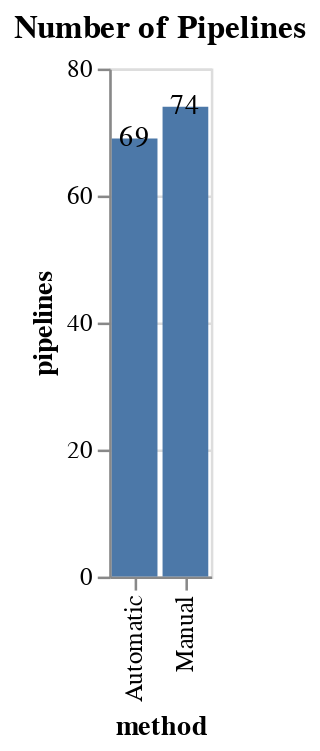

Notebook code for this chart:
### Code cell
bars = alt.Chart(pipelines_counter[pipelines_counter['dataset'] == dataset]).mark_bar().encode(x='method:N', y='pipelines:Q')
text = bars.mark_text(align='center', baseline='middle').encode(text='pipelines:Q')
(bars + text).properties(height=200, title='Number of Pipelines')

### Figure 1 — Vega-Lite specification as saved in the notebook (floating-point values rounded to 4 significant figures)
{"config": {"view": {"continuousWidth": 400, "continuousHeight": 300}}, "layer": [{"mark": "bar", "encoding": {"x": {"type": "nominal", "field": "method"}, "y": {"type": "quantitative", "field": "pipelines"}}}, {"mark": {"type": "text", "align": "center", "baseline": "middle"}, "encoding": {"text": {"type": "quantitative", "field": "pipelines"}, "x": {"type": "nominal", "field": "method"}, "y": {"type": "quantitative", "field": "pipelines"}}}], "data": {"name": "data-056774b145818148064e195fc01a90a7"}, "height": 200, "title": "Number of Pipelines", "$schema": "https://vega.github.io/schema/vega-lite/v4.8.1.json", "datasets": {"data-056774b145818148064e195fc01a90a7": [{"dataset": "LL0_186_braziltourism_MIN_METADATA", "method": "Automatic", "pipelines": 69}, {"dataset": "LL0_186_braziltourism_MIN_METADATA", "method": "Manual", "pipelines": 74}]}}
